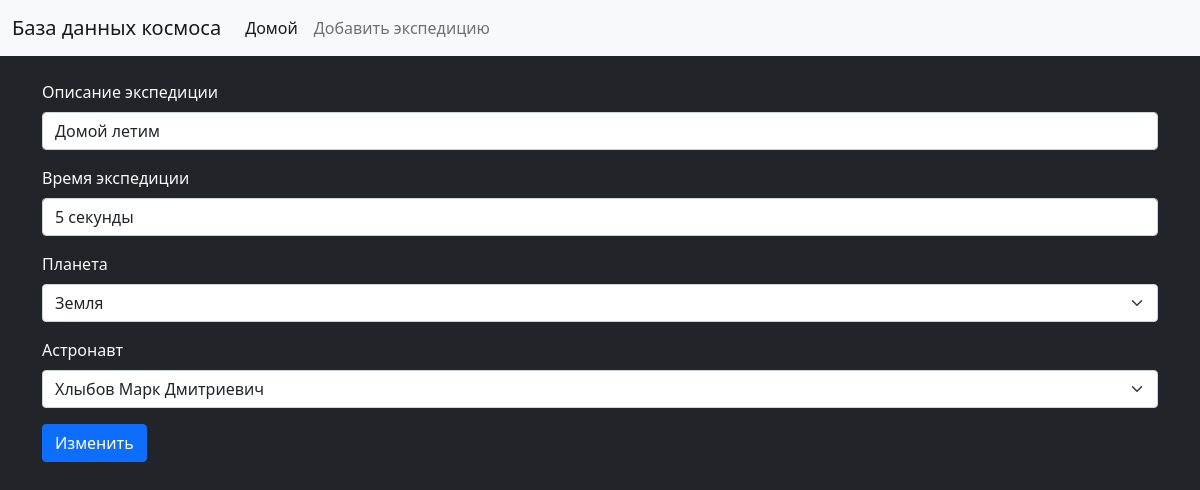
Screenshot of /1/change with the database file from the repository.
### Space/models.py (models this page shows, shortened)
class Expedition(models.Model):
    class Meta:
        verbose_name = "Экспедиция"
        verbose_name_plural = "Экспедиции"
    expeditionId = models.AutoField(verbose_name='ID экспедиции', primary_key=True, unique=True)
    report = models.CharField(verbose_name='Описание экспедиции', max_length=255)
    expedition_time = models.CharField(verbose_name='Время экспедиции', max_length=255)
    planetId = models.ForeignKey(Planet, verbose_name='ID планеты', on_delete=models.SET(-1))
    astronautId = models.ForeignKey(Astronaut, verbose_name='ID астронавта', on_delete=models.SET(-1))

class Planet(models.Model):
    class Meta:
        verbose_name = "Планета"
        verbose_name_plural = "Планеты"
    planetId = models.AutoField(verbose_name='ID планеты', primary_key=True, unique=True)
    name = models.CharField(verbose_name='Название планеты', max_length=255)
    number_of_satellites = models.IntegerField(verbose_name='Количество спутников')
    def __str__(self):
        return str(self.name)

class Astronaut(models.Model):
    class Meta:
        verbose_name = "Астронавт"
        verbose_name_plural = "Астронавты"
    astronautId = models.AutoField(verbose_name='ID астронавта', primary_key=True, unique=True)
    fio = models.CharField(verbose_name='ФИО астронавта', max_length=255)
    age = models.IntegerField(verbose_name='Возраст астронавта')
    number_of_flights = models.IntegerField(verbose_name='Количество полётов астронавта')
    def __str__(self):
        return str(self.fio)

### Space/views.py (the view)
# urls.py: path('<int:pk>/change', views.ExpeditionChange.as_view(), name='change')
class ExpeditionChange(UpdateView):
    model = Expedition
    template_name = 'Space/change.html'
    form_class = ExpeditionForm

### Space/forms.py
class ExpeditionForm(ModelForm):
    class Meta:
        planets = Planet.objects.all()
        astronauts = Astronaut.objects.all()
        model = Expedition
        fields = ['expedition_time', 'report', 'planetId', 'astronautId']
        widgets = {
            'expedition_time': TextInput(attrs={
                'class': 'form-control'
            }),
            'report': TextInput(attrs={
                'class': 'form-control'
            }),
            'planetId': Select(choices=planets, attrs={
                'class': 'form-select',
            }),
            'astronautId': Select(choices=astronauts, attrs={
                'class': 'form-select'
            })
        }

### Space/templates/Space/change.html (shortened to what this page needs)
{% extends 'Space/base.html' %}
{% block content %}
<form method="post" class="container text-light mt-4">
    <div class="mb-3">
        <label class="form-label">Описание экспедиции</label>
        {{ form.report }}
    </div>
    <div class="mb-3">
        <label class="form-label">Время экспедиции</label>
        {{ form.expedition_time }}
    </div>
     <div class="mb-3">
        <label class="form-label ">Планета</label>
         {{ form.planetId }}
    </div>
   <div class="mb-3">
        <label class="form-label ">Астронавт</label>
         {{ form.astronautId }}
    </div>
    <button type="submit" class="btn btn-primary">Изменить</button>
</form>
{% endblock %}

### rows the page displays
Expedition: report "Домой летим", expedition_time "5 секунды"
Planet: planetId "Земля"
Astronaut: astronautId "Хлыбов Марк Дмитриевич"
